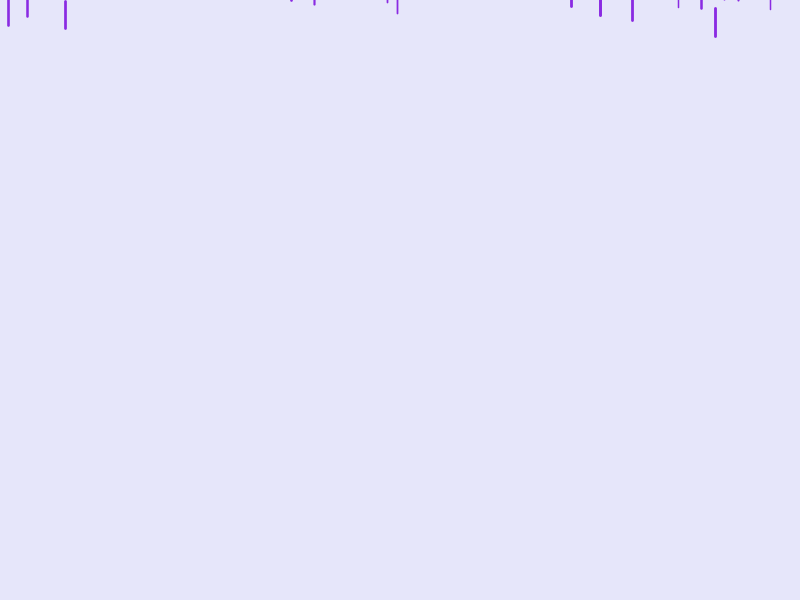
Frame 1 (no input)
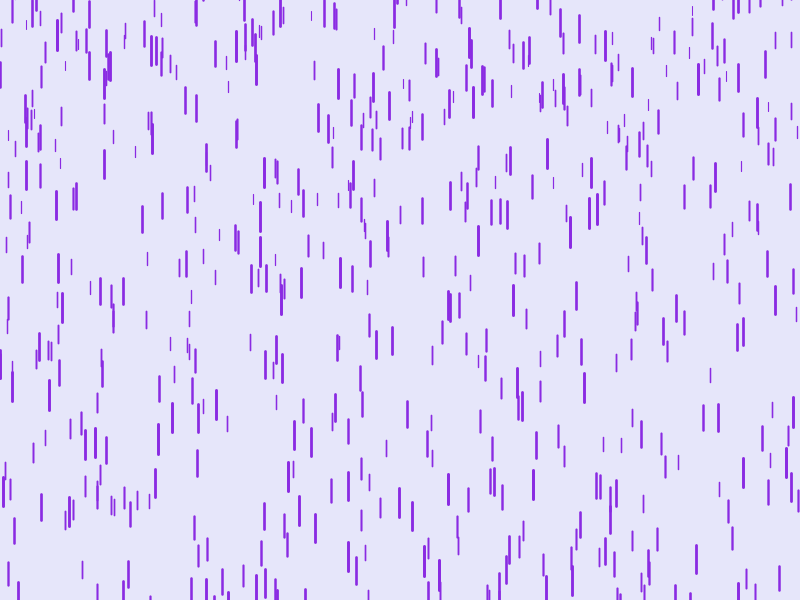
Frame 60 (the mouse pressed at the canvas centre just before this capture)
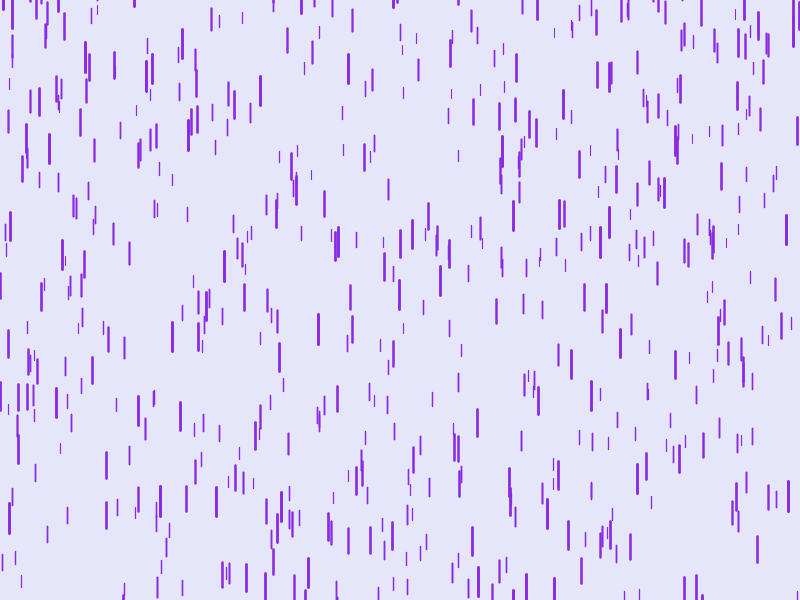
Frame 120 (the mouse held since frame 60 and released just before this capture)

The Processing sketch that drew these frames (run headless with seeded random() and noise(); from frame 60 on, the mouse is pressed at the canvas centre):

// Processing sketch: purpleRain
// ── purpleRain.pde
Drop[] drops = new Drop[1500];

void setup() {
  size(800, 600);
  //fullScreen();
  
  for (var i = 0; i < drops.length; i++) {
    drops[i] = new Drop();
  }
}

void draw() {
  background(230, 230, 250);
  for (var i = 0; i < drops.length; i++) {
    drops[i].fall();
    drops[i].show();
  }
}

// ── Drop.pde
class Drop {
  float x = random(width);
  float y = random(-1500, -10);
  float z = random(0, 20);
  float len = map(z, 0, 20, 8, 30);
  float yspeed = map(z, 0, 20, 1, 20);
  
  void fall() {
    y = y + yspeed;
    float gravity = map(z, 0, 20, 0, 0.2);
    yspeed = yspeed + gravity;
    
    if (y > height) {
      y = random(-1500, -10);
      yspeed = map(z, 0, 20, 4, 10);
    }
  }
  
  void show() {
    float thick = map(z, 0, 20, 1, 3);
    strokeWeight(thick);
    stroke(138, 43, 226);
    line(x, y, x, y+len);
  }
}
